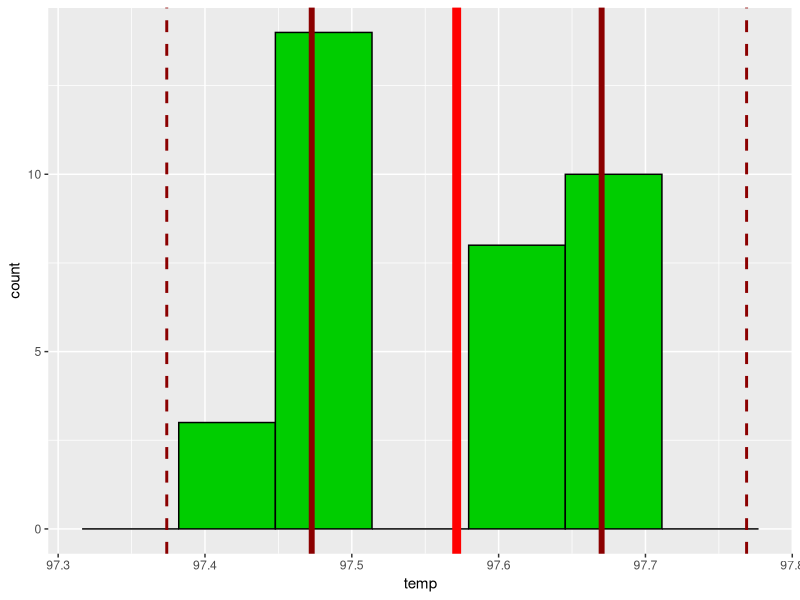

Write the R code that produced this figure. (Note: this script raises an error after producing the figure.)
## ---- chunk 1
knitr::opts_chunk$set(echo = TRUE)
library(tidyr)
library(ggplot2)
ours <- read.csv("HomeTemp.csv", header = TRUE)
#ours

mytempmean = mean(ours$temp)
mytempsd = sd(ours$temp)
mytempmean_1 <- mytempmean - mytempsd
mytempmean_2 <- mytempmean - 2 * mytempsd
mytempmean.2 <- mytempmean + 2 * mytempsd
mytempmean.1 <- mytempmean + mytempsd

ours %>% ggplot(aes(temp, label="Our Thermometer")) + 
  geom_histogram(bins=7,color="black",fill="green3",linetype=1,weight=5) +
  geom_vline(xintercept=mytempmean, color="red", lwd=3) +
  geom_vline(xintercept=mytempmean_1, color="darkred", lwd=2) +
  geom_vline(xintercept=mytempmean.1, color="darkred", lwd=2) + 
  geom_vline(xintercept=mytempmean_2, color="darkred", lwd=1, lty=2) +
  geom_vline(xintercept=mytempmean.2, color="darkred", lwd=1, lty=2)


ours %>% ggplot(aes(temp,Date), fill=factor(Date)) +
  geom_density_ridges(scale=1.3, jittered_points=TRUE)

ours %>% ggplot(aes(temp,Date), fill=factor(Date)) +
  stat_density_ridges(scale=1.3, quantile_lines=TRUE)

## ---- chunk 2
summary(cars)
## ---- chunk 3
plot(pressure)
